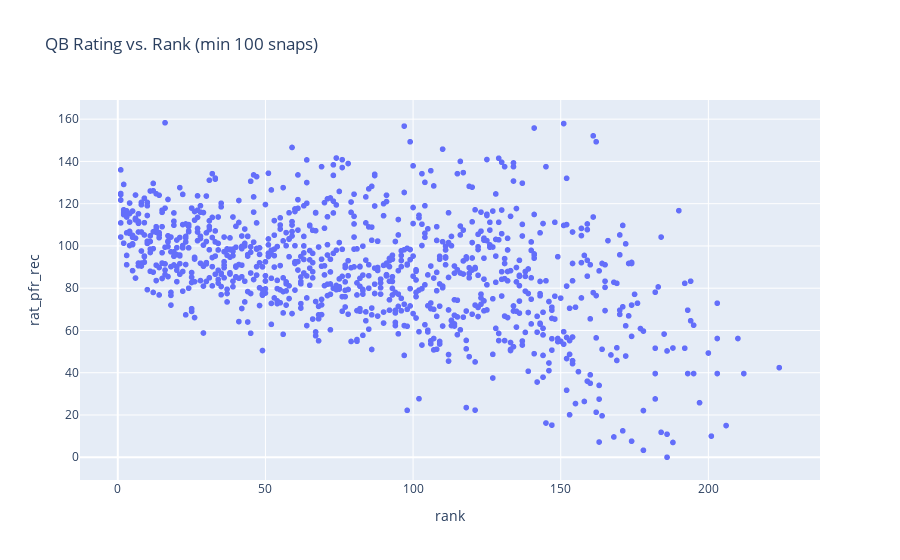

The notebook cell this image was saved under:
### Code cell
fig = px.scatter(df.query("offense_snaps >= 100"), x='rank', y='rat_pfr_rec', 
                 title="QB Rating vs. Rank (min 100 snaps)", 
                 hover_data=["player_name", "season"])
fig.show()

### Figure 1 — Plotly figure (JSON) as saved in the notebook; plotly's stock layout.template omitted (floating-point values rounded to 4 significant figures; data arrays with more than 128 entries replaced by an {"elided": "..."} marker saying what was removed)
{"data": [{"customdata": {"elided": "1703x2 mixed values"}, "hovertemplate": "rank=%{x}<br>rat_pfr_rec=%{y}<br>player_name=%{customdata[0]}<br>season=%{customdata[1]}<extra></extra>", "legendgroup": "", "marker": {"color": "#636efa", "symbol": "circle"}, "mode": "markers", "name": "", "showlegend": false, "type": "scattergl", "x": {"elided": "1703 int values"}, "xaxis": "x", "y": {"elided": "1703 float values"}, "yaxis": "y"}], "layout": {"legend": {"tracegroupgap": 0}, "title": {"text": "QB Rating vs. Rank (min 100 snaps)"}, "xaxis": {"anchor": "y", "domain": [0, 1], "title": {"text": "rank"}}, "yaxis": {"anchor": "x", "domain": [0, 1], "title": {"text": "rat_pfr_rec"}}}}
